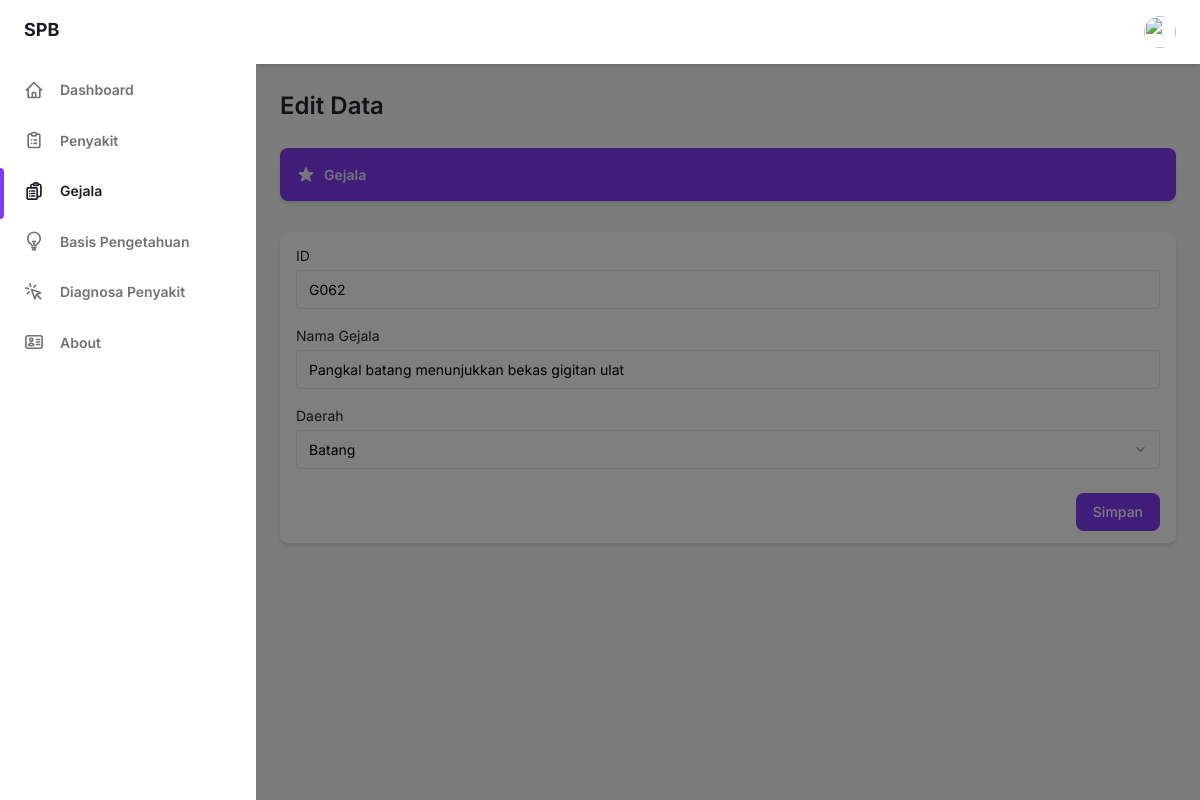
Screenshot of /admin/gejala/edit_gejala.php?id=G062 with the database file from the repository.
### tables this page shows
CREATE TABLE `gejala` (
  `idgejala` varchar(10) NOT NULL,
  `gejala` varchar(1000) NOT NULL,
  `daerah` varchar(10) NOT NULL,
  `jenistanaman` varchar(20) NOT NULL
);

### admin/gejala/edit_gejala.php (the view, shortened to what this page needs)
<?php
include('../../koneksi.php');
?>
<!DOCTYPE html>
<html x-data="data()" lang="en">
<head>
    <link rel="stylesheet" href="../../assets/css/tailwind.output.css" />
    <link rel="stylesheet" href="https://cdn.datatables.net/1.13.5/css/jquery.dataTables.min.css">
    <link
        rel="stylesheet"
        href="https://cdnjs.cloudflare.com/ajax/libs/Chart.js/2.9.3/Chart.min.css" />
</head>
<body>
    <div
        class="flex h-screen bg-gray-50 dark:bg-gray-900"
        :class="{ 'overflow-hidden': isSideMenuOpen }">
        <?php include('../component/sidebar_desktop.php') ?>
        <?php include('../component/sidebar_mobile.php') ?>
        <div class="flex flex-col flex-1 w-full">
            <?php include('../component/header.php') ?>
            <main class="h-full overflow-y-auto">
                <div class="container px-6 mx-auto grid">
                    <h2
                        class="my-6 text-2xl font-semibold text-gray-700 dark:text-gray-200">
                        Edit Data
                    </h2>
                    <div
                        class="flex items-center justify-between p-4 mb-8 text-sm font-semibold text-purple-100 bg-purple-600 rounded-lg shadow-md focus:outline-none focus:shadow-outline-purple"
                        href="https://github.com/estevanmaito/windmill-dashboard">
                        <div class="flex items-center">
                            <span>Gejala</span>
                        </div>
                    </div>
                    <?php
                    $id = $_GET['id'];
                    $sql = "SELECT * FROM gejala WHERE idgejala = '$id'";
                    $result = $konek_db->query($sql);
                    while ($data = mysqli_fetch_array($result)) {
                    ?>
                    <div
                        class="px-4 py-3 mb-8 bg-white rounded-lg shadow-md dark:bg-gray-800">
                        <form id="formGejala" data-toggle="validator" action="aksi_gejala.php" method="POST" role="form">
                            <label class="block text-sm">
                                <h5 class="text-gray-700 dark:text-gray-400">ID</h5>
                                <input
                                    class="block w-full mt-1 text-sm dark:border-gray-600 dark:bg-gray-700 focus:border-purple-400 focus:outline-none focus:shadow-outline-purple dark:text-gray-300 dark:focus:shadow-outline-gray form-input"
                                    name="idgejala" id="idgejala"
                                    placeholder="Jane Doe" readonly value="<?php echo $data[0] ?>" />
                            </label>
                            <label class="block mt-4 text-sm">
                                <h5 class="text-gray-700 dark:text-gray-400">Nama Gejala</h5>
                                <input
                                    type="text"
                                    class="block w-full mt-1 text-sm dark:border-gray-600 dark:bg-gray-700 focus:border-purple-400 focus:outline-none focus:shadow-outline-purple dark:text-gray-300 dark:focus:shadow-outline-gray form-input"
                                    placeholder="Isi nama gejala"
                                    name="gejala"
                                    id="gejala"
                                    required
                                    data-error="Nama gejala wajib diisi." value="<?php echo $data[1] ?>"/>
                            </label>
                            <label class="block mt-4 text-sm">
                                <h5 class="text-gray-700 dark:text-gray-400">
                                    Daerah
                                </h5>
                                <select class="block w-full mt-1 text-sm dark:text-gray-300 dark:border-gray-600 dark:bg-gray-700 form-select focus:border-purple-400 focus:outline-none focus:shadow-outline-purple dark:focus:shadow-outline-gray"
                                    name="daerah"
                                    id="daerah"
                                    required
                                    data-error="Daerah wajib diisi.">
                                    <option <?php echo ($data[2] == 'Batang') ? 'selected' : ''; ?>>Batang</option>
                                </select>
                            </label>
                            <div class="flex justify-end">
                                <button type="submit" name="edit_gejala" class="px-4 py-2 mt-6 text-sm font-medium leading-5 text-white transition-colors duration-150 bg-purple-600 border border-transparent rounded-lg active:bg-purple-600 hover:bg-purple-700 focus:outline-none focus:shadow-outline-purple">
                                    Simpan
                                </button>
                            </div>
                        </form>
                    </div>
                    <?php
                    }
                    ?>
                </div>
            </main>
        </div>
    </div>
</body>
</html>

### rows the page displays
gejala: idgejala "G062", gejala "Pangkal batang menunjukkan bekas gigitan ulat", daerah "Batang"
